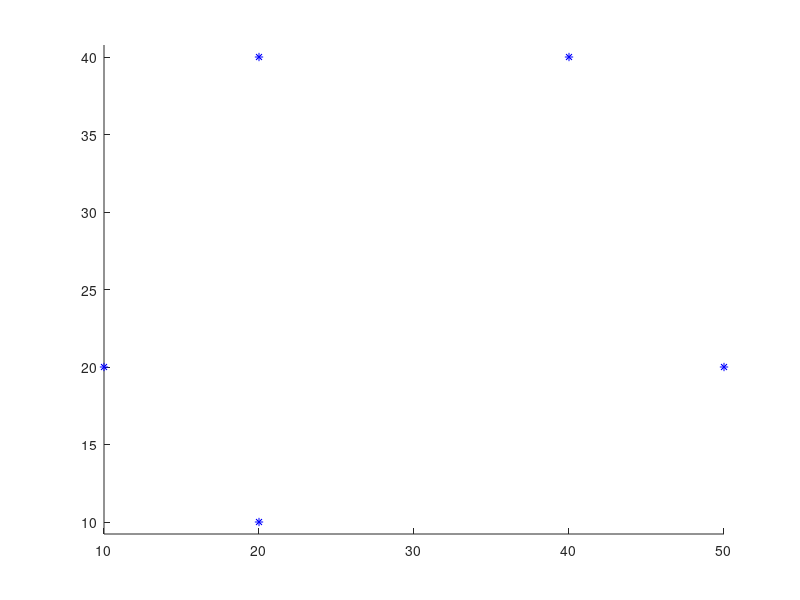

This figure's MATLAB source: (Note: this script raises an error after producing the figure.)
clear

px = [10 20 40 50 20];
py = [20 40 40 20 10];
t1 = 0;t2 = 1;t3 = 2;t4 = 3;t5 = 4;
%config
axis equal;
hold on;
%draw points
plot (px, py, 'b*');
%X
syms a4 a3 a2 a1 a0
ex = [a4*t1^4 + a3*t1^3 + a2*t1^2 + a1*t1 + a0 == px(1), ...
      a4*t2^4 + a3*t2^3 + a2*t2^2 + a1*t2 + a0 == px(2), ...
      a4*t3^4 + a3*t3^3 + a2*t3^2 + a1*t3 + a0 == px(3), ...
      a4*t4^4 + a3*t4^3 + a2*t4^2 + a1*t4 + a0 == px(4),...
      a4*t5^4 + a3*t5^3 + a2*t5^2 + a1*t5 + a0 == px(5)];  
%Solve equation
rx = solve(ex, [a4 a3 a2 a1 a0]);

syms t
x(t) = rx.a4*t^4 + rx.a3*t^3 + rx.a2*t^2 + rx.a1*t + rx.a0;
 
%Y
syms b4 b3 b2 b1 b0
ey = [b4*t1^4 + b3*t1^3 + b2*t1^2 + b1*t1 + b0 == py(1), ...
      b4*t2^4 + b3*t2^3 + b2*t2^2 + b1*t2 + b0 == py(2), ...
      b4*t3^4 + b3*t3^3 + b2*t3^2 + b1*t3 + b0 == py(3), ...
      b4*t4^4 + b3*t4^3 + b2*t4^2 + b1*t4 + b0 == py(4),...
      b4*t5^4 + b3*t5^3 + b2*t5^2 + b1*t5 + b0 == py(5) ];
  
%Solve equation
ry = solve(ey, [b4 b3 b2 b1 b0]);
y(t) = ry.b4*t^4 + ry.b3*t^3 + ry.b2*t^2 + ry.b1*t + ry.b0;

%Draw it!
fplot (x, y, [t1 t5]);

%tangent
dx(t)=diff(x,t);
dy(t)=diff(y,t);
vx=[dx(t5)];
vy=[dy(t5)];
quiver(px(5),py(5),vx,vy,'y')
